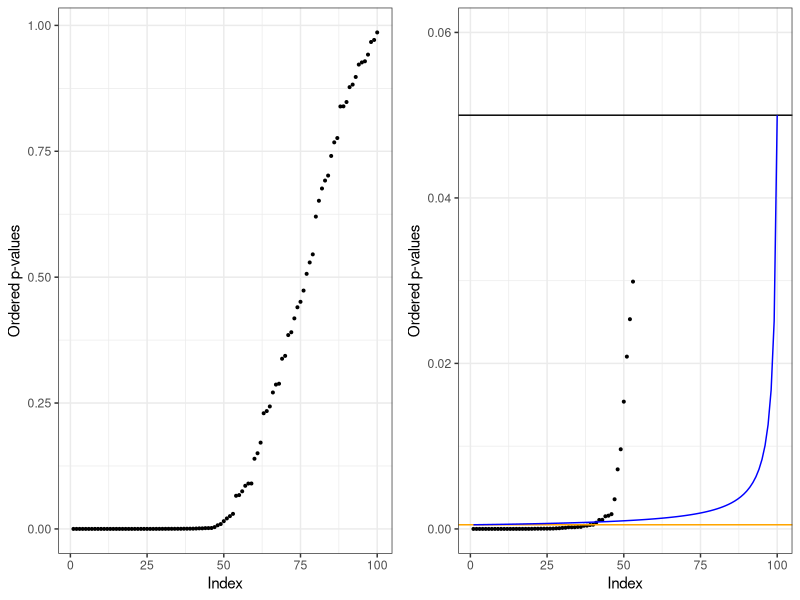
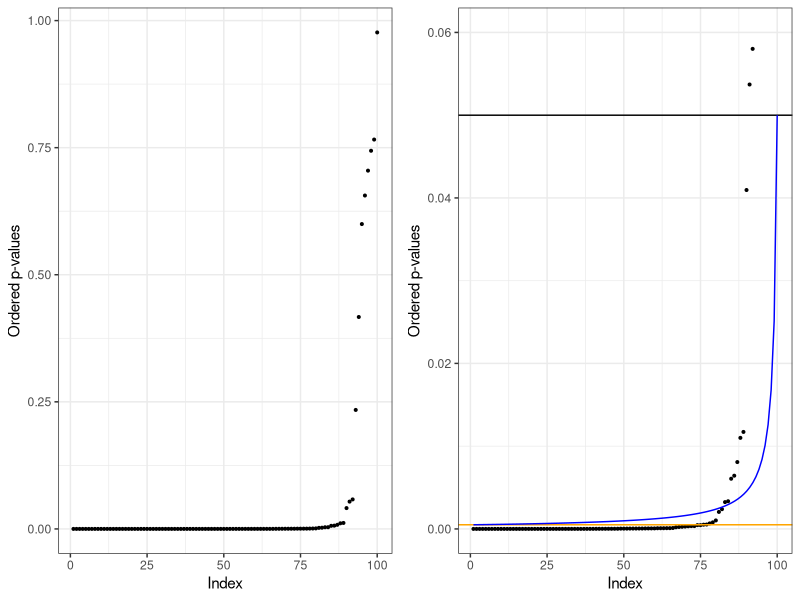
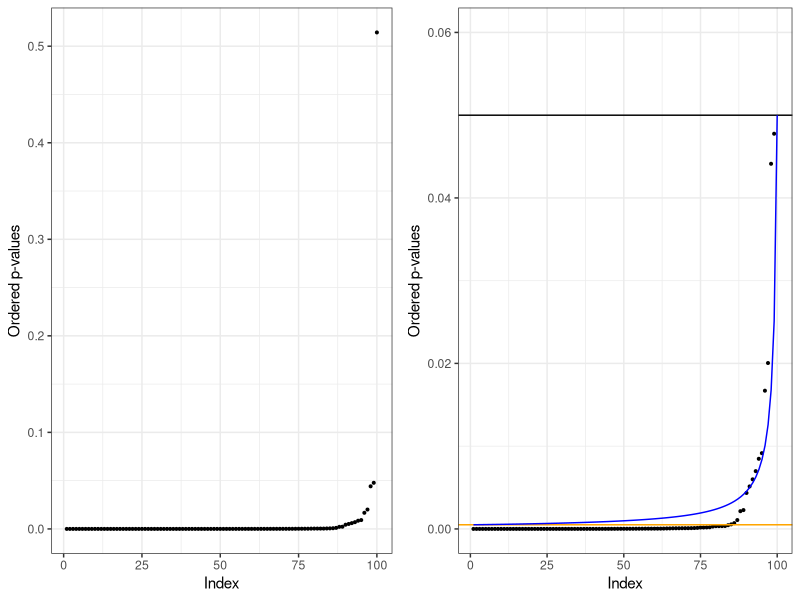
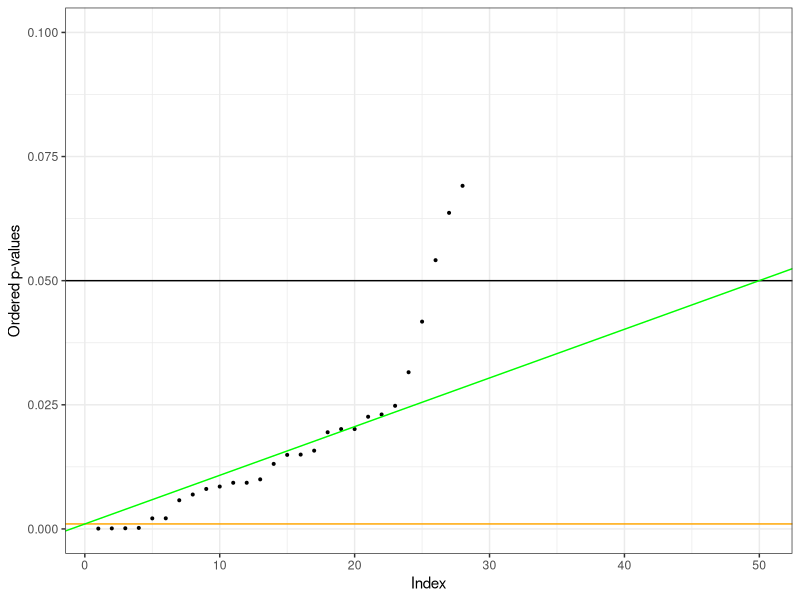
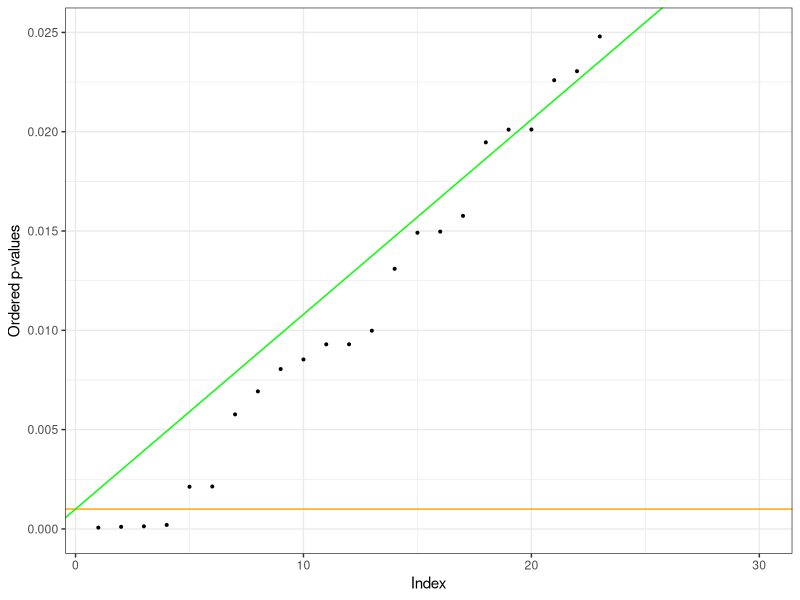

Generate these figures, in order, with R:
## ---- chunk 1
library(tidyverse)
library(gridExtra)
set.seed(234)

m <- 100
m0 <- 0.5*m
mu1 <- 0.43
n <- 100

p_vals <- rep(NA, m)
for(i in 1:m){
  if(i <= m0){
    x <- rnorm(n)
  } else {
    x <- rnorm(n, mean=mu1)
  }
  
  p_vals[i] <- 2*pnorm(abs(sqrt(n)*mean(x)), lower.tail=F)
}

p1 <- data.frame(index = 1:m, pval = sort(p_vals)) |>
  ggplot() +
  geom_point(aes(x = index, y = pval), size=0.7) +
  theme_bw() +
  labs(x = "Index", y = "Ordered p-values")

p2 <- data.frame(index = 1:m, pval = sort(p_vals)) |>
  ggplot() +
  geom_point(aes(x = index, y = pval), size=0.7) +
  geom_hline(yintercept = 0.05) +
  geom_hline(yintercept = 0.05/m, color = "orange") +
  geom_function(fun = function(x) 0.05/(m - x + 1), color = "blue") +
  theme_bw() +
  labs(x = "Index", y = "Ordered p-values") +
  scale_y_continuous(limits = c(0, 0.06))

grid.arrange(p1, p2, ncol=2)
## ---- chunk 2
m <- 100
m0 <- 0.1*m
mu1 <- 0.43
n <- 100

p_vals <- rep(NA, m)
for(i in 1:m){
  if(i <= m0){
    x <- rnorm(n)
  } else {
    x <- rnorm(n, mean=mu1)
  }
  
  p_vals[i] <- 2*pnorm(abs(sqrt(n)*mean(x)), lower.tail=F)
}

p1 <- data.frame(index = 1:m, pval = sort(p_vals)) |>
  ggplot() +
  geom_point(aes(x = index, y = pval), size=0.7) +
  theme_bw() +
  labs(x = "Index", y = "Ordered p-values")

p2 <- data.frame(index = 1:m, pval = sort(p_vals)) |>
  ggplot() +
  geom_point(aes(x = index, y = pval), size=0.7) +
  geom_hline(yintercept = 0.05) +
  geom_hline(yintercept = 0.05/m, color = "orange") +
  geom_function(fun = function(x) 0.05/(m - x + 1), color = "blue") +
  theme_bw() +
  labs(x = "Index", y = "Ordered p-values") +
  scale_y_continuous(limits = c(0, 0.06))

grid.arrange(p1, p2, ncol=2)
## ---- chunk 3
m <- 100
m0 <- 0.01*m
mu1 <- 0.43
n <- 100

p_vals <- rep(NA, m)
for(i in 1:m){
  if(i <= m0){
    x <- rnorm(n)
  } else {
    x <- rnorm(n, mean=mu1)
  }
  
  p_vals[i] <- 2*pnorm(abs(sqrt(n)*mean(x)), lower.tail=F)
}

p1 <- data.frame(index = 1:m, pval = sort(p_vals)) |>
  ggplot() +
  geom_point(aes(x = index, y = pval), size=0.7) +
  theme_bw() +
  labs(x = "Index", y = "Ordered p-values")

p2 <- data.frame(index = 1:m, pval = sort(p_vals)) |>
  ggplot() +
  geom_point(aes(x = index, y = pval), size=0.7) +
  geom_hline(yintercept = 0.05) +
  geom_hline(yintercept = 0.05/m, color = "orange") +
  geom_function(fun = function(x) 0.05/(m - x + 1), color = "blue") +
  theme_bw() +
  labs(x = "Index", y = "Ordered p-values") +
  scale_y_continuous(limits = c(0, 0.06))

grid.arrange(p1, p2, ncol=2)
## ---- chunk 4
set.seed(17)
m <- 50
m0 <- 0.3*m
mu1 <- 0.25
n <- 100

p_vals <- rep(NA, m)
for(i in 1:m){
  if(i <= m0){
    x <- rnorm(n)
  } else {
    x <- rnorm(n, mean=mu1)
  }
  
  p_vals[i] <- 2*pnorm(abs(sqrt(n)*mean(x)), lower.tail=F)
}

data.frame(index = 1:m, pval = sort(p_vals)) |>
  ggplot() +
  geom_point(aes(x = index, y = pval), size=0.7) +
  geom_hline(yintercept = 0.05) +
  geom_hline(yintercept = 0.05/m, color = "orange") +
  geom_abline(slope = 0.05/(m+1), intercept = 0.05/m, 
              color="green") +
  theme_bw() +
  labs(x = "Index", y = "Ordered p-values") +
  scale_y_continuous(limits = c(0, 0.1))
## ---- chunk 5
data.frame(index = 1:30, pval = sort(p_vals)[1:30]) |>
  ggplot() +
  geom_point(aes(x = index, y = pval), size=0.7) +
  geom_hline(yintercept = 0.05) +
  geom_hline(yintercept = 0.05/m, color = "orange") +
  geom_abline(slope = 0.05/(m+1), intercept = 0.05/m, 
              color="green") +
  theme_bw() +
  labs(x = "Index", y = "Ordered p-values") +
  scale_y_continuous(limits = c(0, 0.025))
